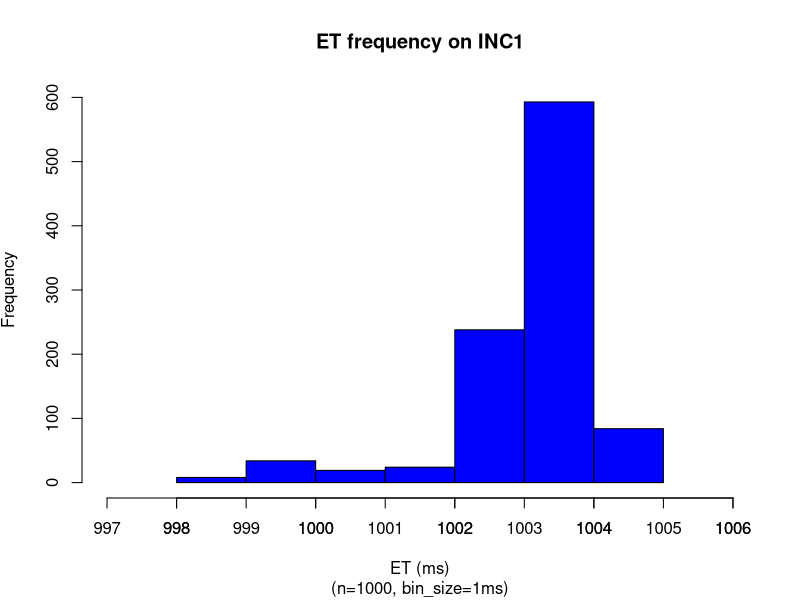
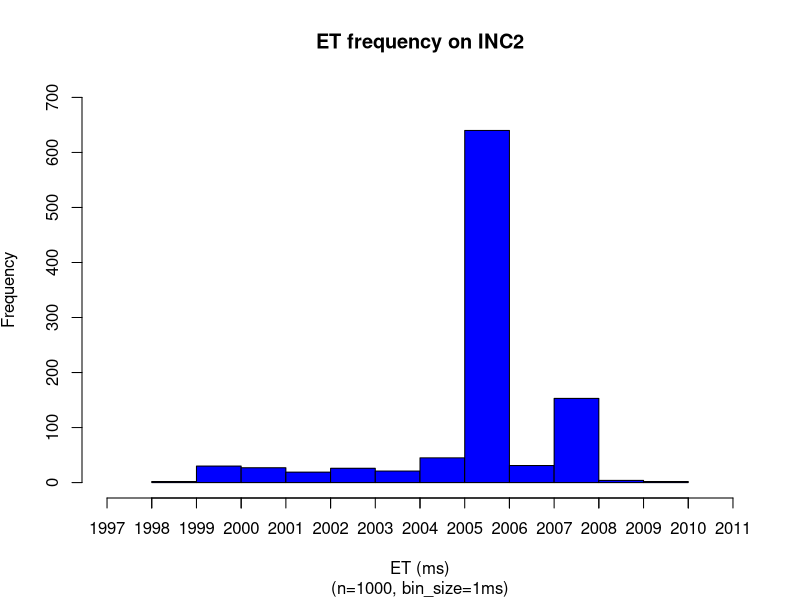
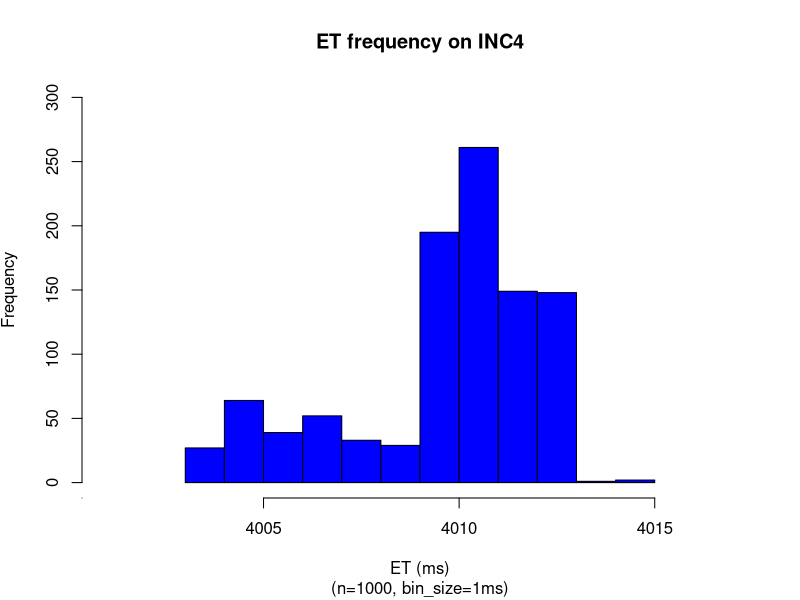
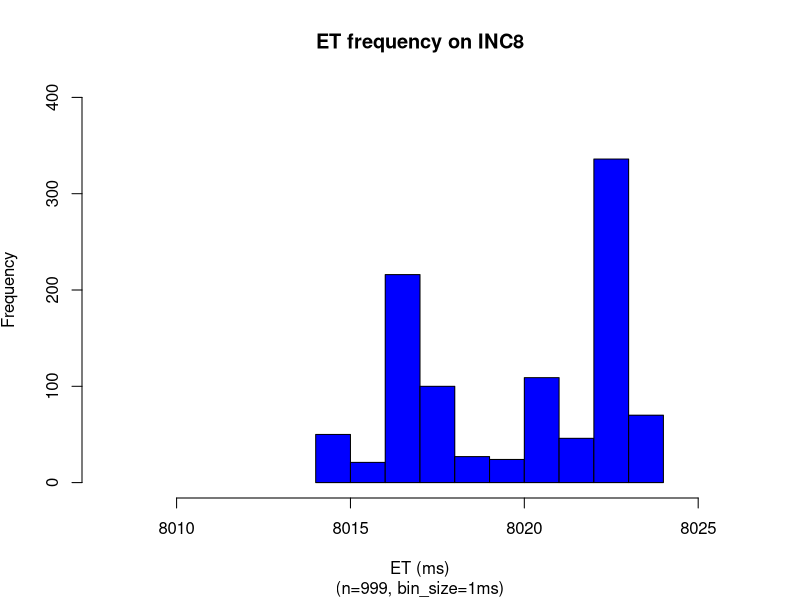
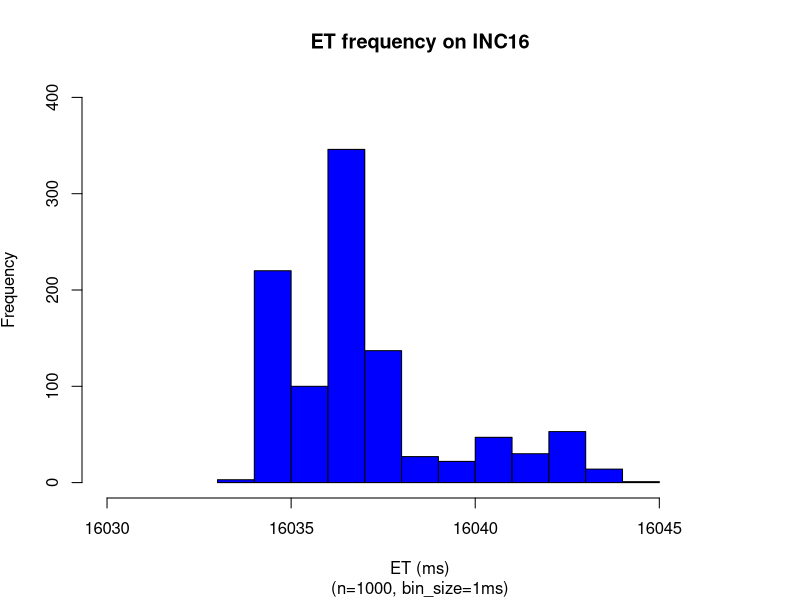
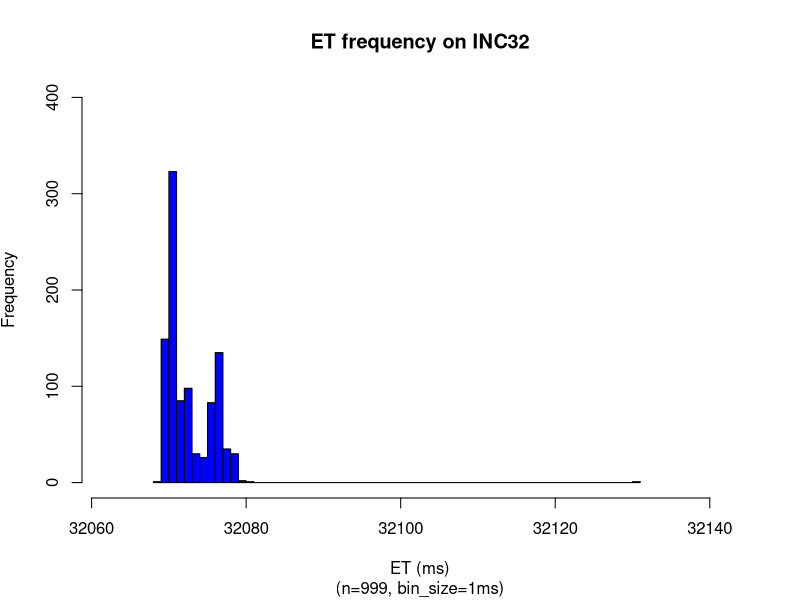
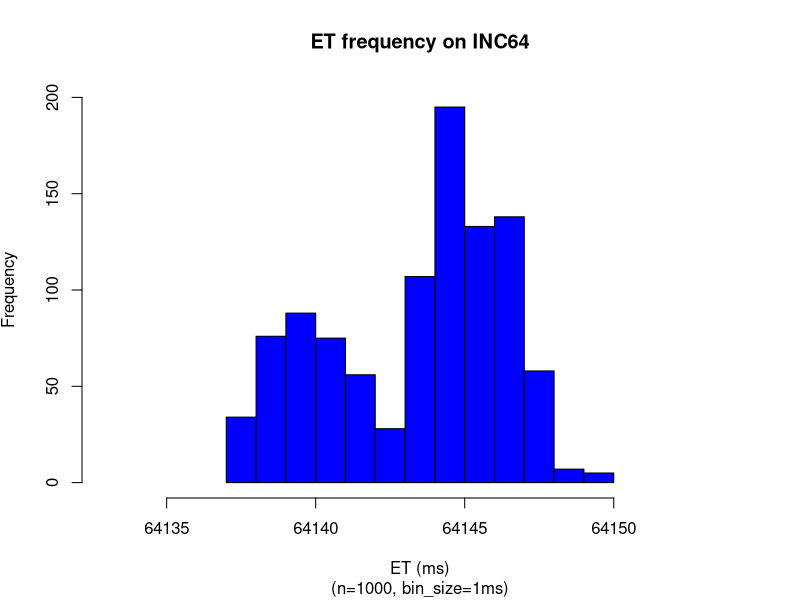
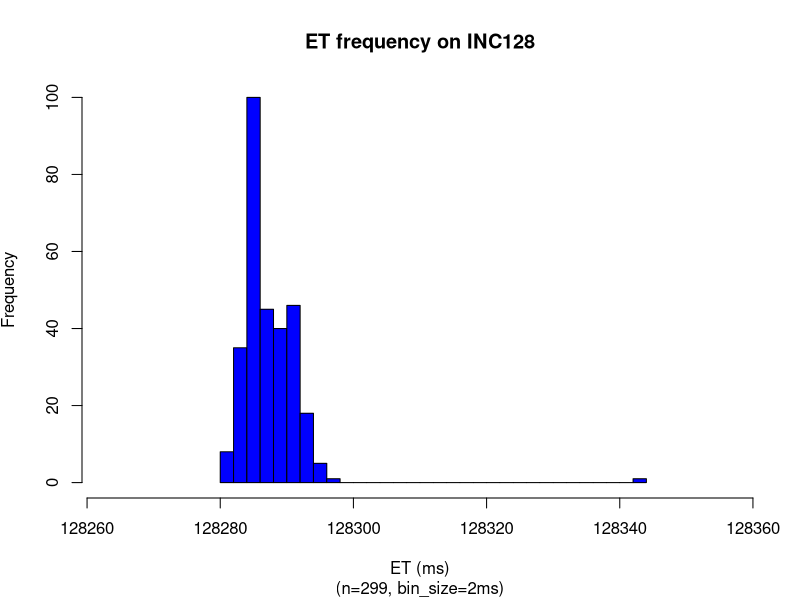

Here is the R script that generated these plots, in order:
### sodb9
numSamples <- 1000
x = read.csv(file="1_sec.dat",head=TRUE,sep="\t")
x <- subset(x, x$ITERNUM <= numSamples)
setEPS()
postscript("1_sec_et_hist_v5.eps")
binsize=1
x_up = mean(x$METIME) + 2*sd(x$METIME)
x_dn = mean(x$METIME) - 2*sd(x$METIME)
#x = subset(x, x$METIME >= x_dn & x$METIME <= x_up)
nbins <- ceiling((max(x$METIME)-min(x$METIME)) / binsize)
h = hist(x$METIME, right=F, breaks=nbins,plot=F)
ymax <- max(h$counts)
ymax <- ceiling(ymax/100)*100
xmin <-min(x$METIME)
xmax <-max(x$METIME)
plot(h, axes = TRUE,freq=TRUE,ylim=c(0,ymax), xlim=c(xmin-1,xmax+1),col="blue", main='ET frequency on INC1', 
sub=paste("(n=",nrow(x),", bin_size=",binsize,"ms)",sep=""), 
xlab='ET (ms)', ylab=expression('Frequency'))
xaxtl <- seq(xmin-1,xmax+1,by=1)
axis(side=1, at=xaxtl, labels=xaxtl)
dev.off()

x = read.csv(file="2_sec.dat",head=TRUE,sep="\t")
x <- subset(x, x$ITERNUM <= numSamples)
setEPS()
postscript("2_sec_et_hist_v5.eps")
binsize=1
x_up = mean(x$METIME) + 2*sd(x$METIME)
x_dn = mean(x$METIME) - 2*sd(x$METIME)
#x = subset(x, x$METIME >= x_dn & x$METIME <= x_up)
nbins <- ceiling((max(x$METIME)-min(x$METIME)) / binsize)
h = hist(x$METIME, right=F, breaks=nbins,plot=F)
ymax <- max(h$counts)
ymax <- ceiling(ymax/100)*100
xmin <-min(x$METIME)
xmax <-max(x$METIME)
plot(h, axes = TRUE,freq=TRUE,ylim=c(0,ymax), xlim=c(xmin-1,xmax+1),col="blue", main='ET frequency on INC2', 
sub=paste("(n=",nrow(x),", bin_size=",binsize,"ms)",sep=""), 
xlab='ET (ms)', ylab=expression('Frequency'))
xaxtl <- seq(xmin-1,xmax+1,by=1)
axis(side=1, at=xaxtl, labels=xaxtl)
dev.off()

x = read.csv(file="4_sec.dat",head=TRUE,sep="\t")
x <- subset(x, x$ITERNUM <= numSamples)
setEPS()
postscript("4_sec_et_hist_v5.eps")
binsize=1
x_up = mean(x$METIME) + 2*sd(x$METIME)
x_dn = mean(x$METIME) - 2*sd(x$METIME)
#x = subset(x, x$METIME >= x_dn & x$METIME <= x_up)
nbins <- ceiling((max(x$METIME)-min(x$METIME)) / binsize)
h = hist(x$METIME, right=F, breaks=nbins,plot=F)
ymax <- max(h$counts)
ymax <- ceiling(ymax/100)*100
#ymax <- 80
xmin <-min(x$METIME)
xmax <-max(x$METIME)
plot(h, freq=TRUE,ylim=c(0,ymax), xlim=c(xmin-2,xmax+2),col="blue", main='ET frequency on INC4', 
sub=paste("(n=",nrow(x),", bin_size=",binsize,"ms)",sep=""), 
xlab='ET (ms)', ylab=expression('Frequency'))
axis(side=1, at=xaxtl, labels=xaxtl)
dev.off()

x = read.csv(file="8_sec.dat",head=TRUE,sep="\t")
x <- subset(x, x$ITERNUM <= numSamples)
setEPS()
postscript("8_sec_et_hist_v5.eps")
binsize=1
x <- subset(x, x$ITERNUM != 27)
x_up = mean(x$METIME) + 2*sd(x$METIME)
x_dn = mean(x$METIME) - 2*sd(x$METIME)
#x = subset(x, x$METIME >= x_dn & x$METIME <= x_up)
nbins <- ceiling((max(x$METIME)-min(x$METIME)) / binsize)
h = hist(x$METIME, right=F, breaks=nbins,plot=F)
xmin <-min(x$METIME)
xmax <-max(x$METIME)
ymax <- max(h$counts)
ymax <- ceiling(ymax/100)*100
#ymax <- 150
plot(h, freq=TRUE,ylim=c(0,ymax), xlim=c(xmin-binsize-5,xmax+binsize+1),col="blue", main='ET frequency on INC8', 
sub=paste("(n=",nrow(x),", bin_size=",binsize,"ms)",sep=""), 
xlab='ET (ms)', ylab=expression('Frequency'))
dev.off()

x = read.csv(file="16_sec.dat",head=TRUE,sep="\t")
x <- subset(x, x$ITERNUM <= numSamples)
setEPS()
postscript("16_sec_et_hist_v5.eps")
#x <- subset(x, x$ITERNUM != 686 & x$ITERNUM != 700)
x_up = mean(x$METIME) + 2*sd(x$METIME)
x_dn = mean(x$METIME) - 2*sd(x$METIME)
#x = subset(x, x$METIME >= x_dn & x$METIME <= x_up)
nbins <- ceiling((max(x$METIME)-min(x$METIME)) / binsize)
h = hist(x$METIME, right=F, breaks=nbins,plot=F)
xmin <-min(x$METIME)
xmax <-max(x$METIME)
ymax <- max(h$counts)
ymax <- ceiling(ymax/100)*100
#ymax <- 100
plot(h, freq=TRUE,ylim=c(0,ymax), xlim=c(xmin-3,xmax+2),col="blue", main='ET frequency on INC16', 
sub=paste("(n=",nrow(x),", bin_size=",binsize,"ms)",sep=""), 
xlab='ET (ms)', ylab=expression('Frequency'))
dev.off()

x = read.csv(file="32_sec.dat",head=TRUE,sep="\t")
x <- subset(x, x$ITERNUM <= numSamples)
setEPS()
postscript("32_sec_et_hist_v5.eps")
x <- subset(x, x$ITERNUM != 433)
x_up = mean(x$METIME) + 2*sd(x$METIME)
x_dn = mean(x$METIME) - 2*sd(x$METIME)
binsize=1
#x = subset(x, x$METIME >= x_dn & x$METIME <= x_up)
nbins <- ceiling((max(x$METIME)-min(x$METIME)) / binsize)
h = hist(x$METIME, right=F, breaks=nbins,plot=F)
xmin <-min(x$METIME)
xmax <-max(x$METIME)
ymax <- max(h$counts)
ymax <- ceiling(ymax/100)*100
#ymax <- 120
plot(h, freq=TRUE,ylim=c(0,ymax), xlim=c(xmin-6,xmax+12),col="blue", main='ET frequency on INC32', 
sub=paste("(n=",nrow(x),", bin_size=",binsize,"ms)",sep=""), 
xlab='ET (ms)', ylab=expression('Frequency'))
#xaxtl <- seq(xmin-1,xmax+1,by=1)
#axis(side=1, at=xaxtl, labels=xaxtl)
dev.off()

x = read.csv(file="64_sec.dat",head=TRUE,sep="\t")
x <- subset(x, x$ITERNUM <= numSamples)
setEPS()
postscript("64_sec_et_hist_v5.eps")
#x <- subset(x, x$ITERNUM != 85 & x$ITERNUM != 89 & x$ITERNUM != 308 & x$ITERNUM != 312 & x$ITERNUM != 437 & x$ITERNUM != 437 & x$ITERNUM != 531 & x$ITERNUM != 535 & x$ITERNUM != 754 & x$ITERNUM != 758 & x$ITERNUM != 977 & x$ITERNUM != 981)
x_up = mean(x$METIME) + 2*sd(x$METIME)
x_dn = mean(x$METIME) - 2*sd(x$METIME)
binsize=1
#x = subset(x, x$METIME >= x_dn & x$METIME <= x_up)
nbins <- ceiling((max(x$METIME)-min(x$METIME)) / binsize)
h = hist(x$METIME, right=F, breaks=nbins,plot=F)
xmin <-min(x$METIME)
xmax <-max(x$METIME)
ymax <- max(h$counts)
ymax <- ceiling(ymax/100)*100
#ymax <- 60
plot(h, freq=TRUE,ylim=c(0,ymax), xlim=c(xmin-4,xmax+4),col="blue", main='ET frequency on INC64', 
sub=paste("(n=",nrow(x),", bin_size=",binsize,"ms)",sep=""), 
xlab='ET (ms)', ylab=expression('Frequency'))
dev.off()

x = read.csv(file="128_sec.dat",head=TRUE,sep="\t")
x <- subset(x, x$ITERNUM <= numSamples)
setEPS()
postscript("128_sec_et_hist_v5.eps")
x <- subset(x, x$ITERNUM != 26)
x_up = mean(x$METIME) + 2*sd(x$METIME)
x_dn = mean(x$METIME) - 2*sd(x$METIME)
binsize=2
#x = subset(x, x$METIME >= x_dn & x$METIME <= x_up)
nbins <- ceiling((max(x$METIME)-min(x$METIME)) / binsize)
h = hist(x$METIME, right=F, breaks=nbins,plot=F)
xmin <-min(x$METIME)
xmax <-max(x$METIME)
ymax <- max(h$counts)
ymax <- ceiling(ymax/100)*100
ymax <- 100
plot(h, freq=TRUE,ylim=c(0,ymax), xlim=c(xmin-18,xmax+14),col="blue", main='ET frequency on INC128', 
sub=paste("(n=",nrow(x),", bin_size=",binsize,"ms)",sep=""), 
xlab='ET (ms)', ylab=expression('Frequency'))
dev.off()

x = read.csv(file="256_sec.dat",head=TRUE,sep="\t")
setEPS()
postscript("256_sec_et_hist_v5.eps")
x <- subset(x, x$ITERNUM != 199)
x_up = mean(x$METIME) + 2*sd(x$METIME)
x_dn = mean(x$METIME) - 2*sd(x$METIME)
binsize=2
#x = subset(x, x$METIME >= x_dn & x$METIME <= x_up)
nbins <- ceiling((max(x$METIME)-min(x$METIME)) / binsize)
h = hist(x$METIME, right=F, breaks=nbins,plot=F)
xmin <-min(x$METIME)
xmax <-max(x$METIME)
ymax <- max(h$counts)
ymax <- ceiling(ymax/100)*100
ymax <- max(h$counts)
ymax <- 80
plot(h, freq=TRUE,ylim=c(0,ymax), xlim=c(xmin-5,xmax+5),col="blue", main='ET frequency on INC256', 
sub=paste("(n=",nrow(x),", bin_size=",binsize,"ms)",sep=""), 
xlab='ET (ms)', ylab=expression('Frequency'))
dev.off()


x = read.csv(file="512_sec.dat",head=TRUE,sep="\t")
setEPS()
postscript("512_sec_et_hist_v5.eps")
x <- subset(x, x$ITERNUM != 114 & x$ITERNUM != 186 & x$ITERNUM != 285)
x_up = mean(x$METIME) + 2*sd(x$METIME)
x_dn = mean(x$METIME) - 2*sd(x$METIME)
binsize=2
#x = subset(x, x$METIME >= x_dn & x$METIME <= x_up)
nbins <- ceiling((max(x$METIME)-min(x$METIME)) / binsize)
h = hist(x$METIME, right=F, breaks=nbins,plot=F)
xmin <-min(x$METIME)
xmax <-max(x$METIME)
ymax <- max(h$counts)
ymax <- ceiling(ymax/100)*100
ymax <- max(h$counts)
ymax <- 60
plot(h, freq=TRUE,ylim=c(0,ymax), xlim=c(xmin-4,xmax+4),col="blue", main='ET frequency on INC512', 
sub=paste("(n=",nrow(x),", bin_size=",binsize,"ms)",sep=""), 
xlab='ET (ms)', ylab=expression('Frequency'))
dev.off()


x = read.csv(file="1024_sec.dat",head=TRUE,sep="\t")
setEPS()
postscript("1024_sec_et_hist_v5.eps")
x <- subset(x, x$ITERNUM != 17 & x$ITERNUM != 101 & x$ITERNUM != 184 & x$ITERNUM != 268)
x_up = mean(x$METIME) + 2*sd(x$METIME)
x_dn = mean(x$METIME) - 2*sd(x$METIME)
binsize=2
#x = subset(x, x$METIME >= x_dn & x$METIME <= x_up)
nbins <- ceiling((max(x$METIME)-min(x$METIME)) / binsize)
h = hist(x$METIME, right=F, breaks=nbins,plot=F)
xmin <-min(x$METIME)
xmax <-max(x$METIME)
ymax <- max(h$counts)
ymax <- ceiling(ymax/100)*100
ymax <- max(h$counts)
ymax <- 50
plot(h, freq=TRUE,ylim=c(0,ymax), xlim=c(xmin-10,xmax+10),col="blue", main='ET frequency on INC1024', 
sub=paste("(n=",nrow(x),", bin_size=",binsize,"ms)",sep=""), 
xlab='ET (ms)', ylab=expression('Frequency'))
dev.off()

### run on sodb10
x = read.csv(file="2048_sec.dat",head=TRUE,sep="\t")
setEPS()
postscript("2048_sec_et_hist_v5.eps")
x_up = mean(x$METIME) + 2*sd(x$METIME)
x_dn = mean(x$METIME) - 2*sd(x$METIME)
binsize=5
#x = subset(x, x$METIME >= x_dn & x$METIME <= x_up)
nbins <- ceiling((max(x$METIME)-min(x$METIME)) / binsize)
h = hist(x$METIME, right=F, breaks=nbins,plot=F)
xmin <-min(x$METIME)
xmax <-max(x$METIME)
ymax <- max(h$counts)
ymax <- ceiling(ymax/100)*100
ymax <- max(h$counts)
ymax <- 80
plot(h, freq=TRUE,ylim=c(0,ymax), xlim=c(xmin-50,xmax+50),col="blue", main='ET frequency on INC2048', 
sub=paste("(n=",nrow(x),", bin_size=",binsize,"ms)",sep=""), 
xlab='ET (ms)', ylab=expression('Frequency'))
dev.off()

### run on sodb12
x = read.csv(file="4096_sec.dat",head=TRUE,sep="\t")
setEPS()
postscript("4096_sec_et_hist_v5.eps")
x <- subset(x, x$ITERNUM != 5 & x$ITERNUM != 26 & x$ITERNUM != 47 & x$ITERNUM != 68 & x$ITERNUM != 89 & x$ITERNUM != 110 & x$ITERNUM != 131 & x$ITERNUM != 152 & x$ITERNUM != 173 & x$ITERNUM != 195 & x$ITERNUM != 215 & x$ITERNUM != 236 & x$ITERNUM != 258 & x$ITERNUM != 278 & x$ITERNUM != 299) 
x_up = mean(x$METIME) + 2*sd(x$METIME)
x_dn = mean(x$METIME) - 2*sd(x$METIME)
binsize=5
#x = subset(x, x$METIME >= x_dn & x$METIME <= x_up)
nbins <- ceiling((max(x$METIME)-min(x$METIME)) / binsize)
h = hist(x$METIME, right=F, breaks=nbins,plot=F)
xmin <-min(x$METIME)
xmax <-max(x$METIME)
ymax <- max(h$counts)
ymax <- ceiling(ymax/100)*100
ymax <- max(h$counts)
ymax <- 50
plot(h, freq=TRUE,ylim=c(0,ymax), xlim=c(xmin-50,xmax+50),col="blue", main='ET frequency on INC4096', 
sub=paste("(n=",nrow(x),", bin_size=",binsize,"ms)",sep=""), 
xlab='ET (ms)', ylab=expression('Frequency'))
dev.off()

